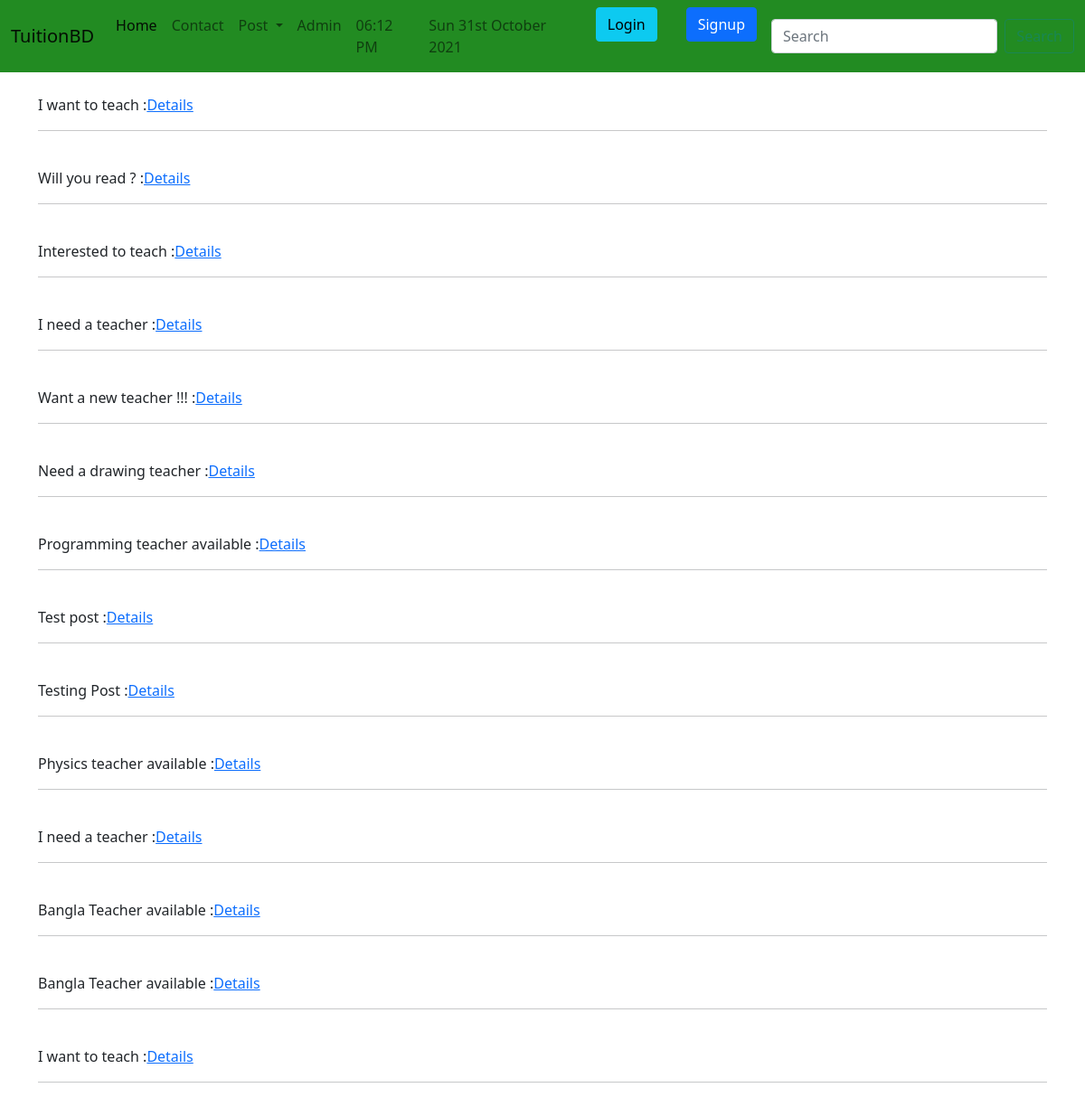
The app's page /postlist/, older data.
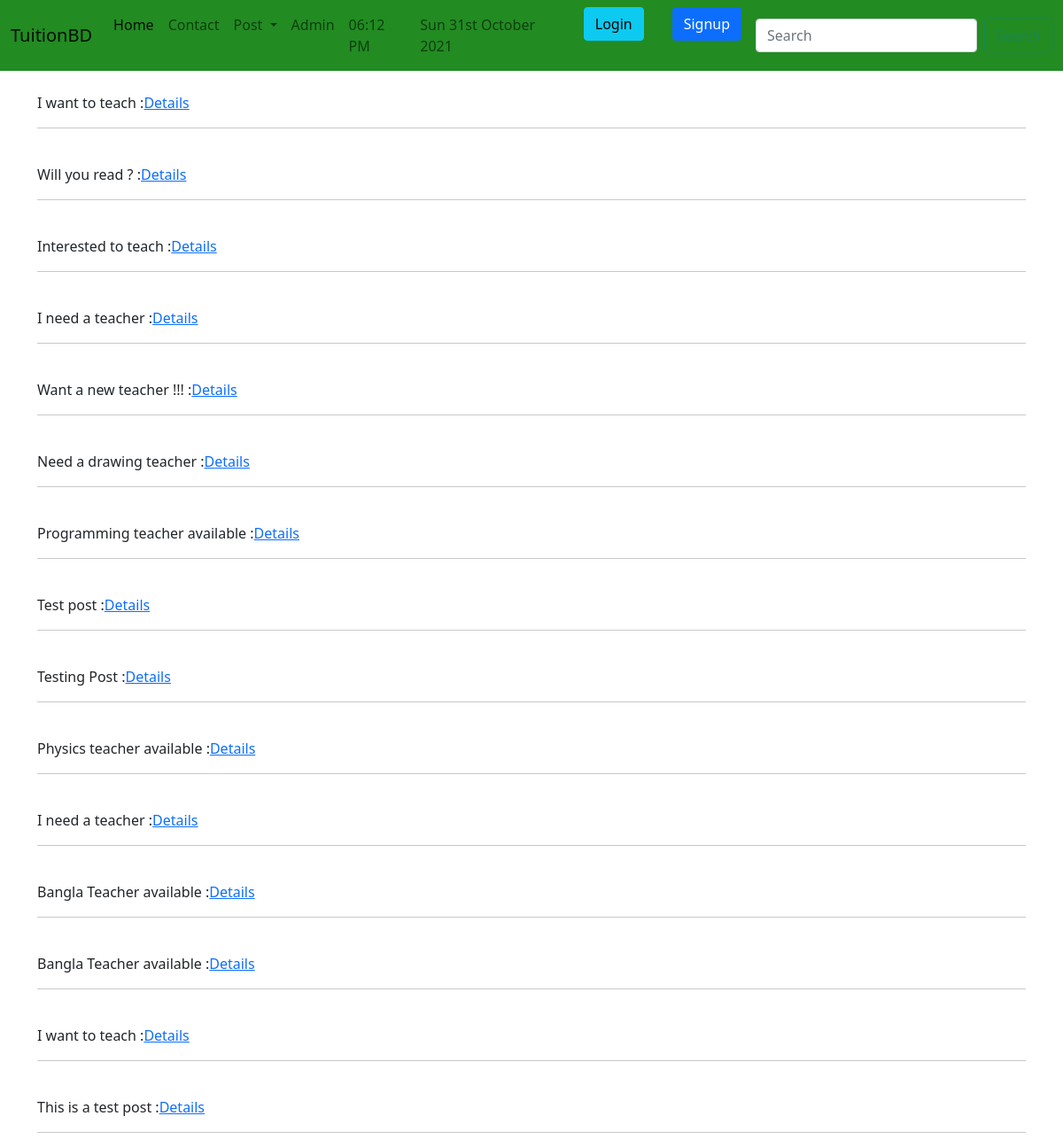
The same page, newer data.
### myapp/models.py (models this page shows, shortened)
class Post(models.Model):
    CATEGORY = (
        ('Teacher', 'Teacher'),
        ('Student', 'Student'),
    )
    MEDIUM = (
        ('Bangla', 'Bangla'),
        ('English', 'English'),
        ('Urdu', 'Urdu'),
        ('Turkey', 'Turkey'),
    )
    user = models.ForeignKey(User, on_delete=models.CASCADE, blank=True, null=True)
    id = models.AutoField(primary_key=True)
    title = models.CharField(max_length=100)
    slug = models.CharField(max_length=100, default=title)
    email = models.EmailField()
    salary = models.FloatField()
    details = models.TextField()
    available = models.BooleanField()
    category = models.CharField(max_length=100, choices=CATEGORY)
    created_at = models.DateTimeField(default=now)
    image = models.ImageField(default='/myapp/images/default.jpg', upload_to='myapp/images')
    medium = MultiSelectField(max_length=150, choices=MEDIUM, max_choices=5, default='Bangla')
    subject = models.ManyToManyField(Subject, related_name='subject_set')
    class_in = models.ManyToManyField(Class_in, related_name='class_set')

### myapp/views.py (the view)
# urls.py: path('postlist/', PostListView.as_view(), name='postlistview'),
class PostListView(ListView):  # List view
    template_name = 'postlist.html'
    model = Post
    context_object_name = 'postlist'

### templates/postlist.html (shortened to what this page needs)
{% extends 'basic.html' %}
{% block content %}
    {% for p in postlist %}
        <br>{{ p.title }} :<a href="/postdetails/{{ p.id }}">Details</a>
        <hr>
    {% endfor %}
{% endblock %}

Row changes from the older to the newer data that the page shows:
added Post: title "This is a test post"
